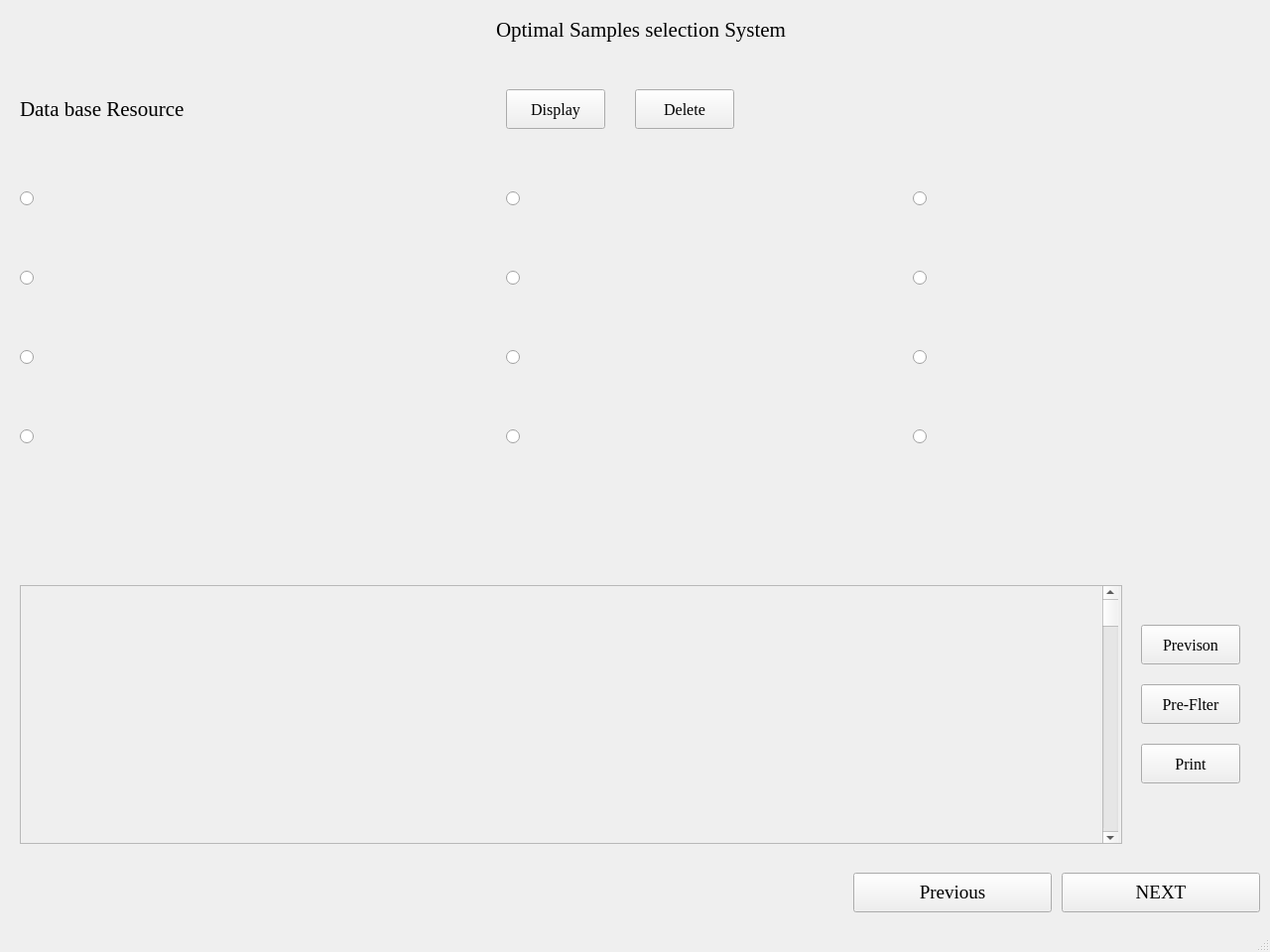
<?xml version="1.0" encoding="UTF-8"?>
<ui version="4.0">
 <class>S2</class>
 <widget class="QMainWindow" name="S2">
  <property name="geometry">
   <rect>
    <x>0</x>
    <y>0</y>
    <width>1280</width>
    <height>960</height>
   </rect>
  </property>
  <property name="minimumSize">
   <size>
    <width>1280</width>
    <height>960</height>
   </size>
  </property>
  <property name="maximumSize">
   <size>
    <width>1280</width>
    <height>960</height>
   </size>
  </property>
  <property name="windowTitle">
   <string>Optimal Samples selection System</string>
  </property>
  <widget class="QWidget" name="centralwidget">
   <widget class="QRadioButton" name="radioButton">
    <property name="geometry">
     <rect>
      <x>20</x>
      <y>180</y>
      <width>300</width>
      <height>40</height>
     </rect>
    </property>
    <property name="font">
     <font>
      <family>Times New Roman</family>
      <pointsize>10</pointsize>
     </font>
    </property>
    <property name="text">
     <string/>
    </property>
   </widget>
   <widget class="QLabel" name="label">
    <property name="geometry">
     <rect>
      <x>500</x>
      <y>10</y>
      <width>700</width>
      <height>40</height>
     </rect>
    </property>
    <property name="font">
     <font>
      <family>Times New Roman</family>
      <pointsize>16</pointsize>
     </font>
    </property>
    <property name="text">
     <string>Optimal Samples selection System</string>
    </property>
   </widget>
   <widget class="QLabel" name="label_5">
    <property name="geometry">
     <rect>
      <x>20</x>
      <y>90</y>
      <width>491</width>
      <height>40</height>
     </rect>
    </property>
    <property name="font">
     <font>
      <family>Times New Roman</family>
      <pointsize>16</pointsize>
     </font>
    </property>
    <property name="text">
     <string>Data base Resource </string>
    </property>
   </widget>
   <widget class="QPushButton" name="pushButton">
    <property name="geometry">
     <rect>
      <x>510</x>
      <y>90</y>
      <width>100</width>
      <height>40</height>
     </rect>
    </property>
    <property name="font">
     <font>
      <family>Times New Roman</family>
      <pointsize>12</pointsize>
     </font>
    </property>
    <property name="text">
     <string>Display</string>
    </property>
   </widget>
   <widget class="QPushButton" name="pushButton_2">
    <property name="geometry">
     <rect>
      <x>640</x>
      <y>90</y>
      <width>100</width>
      <height>40</height>
     </rect>
    </property>
    <property name="font">
     <font>
      <family>Times New Roman</family>
      <pointsize>12</pointsize>
     </font>
    </property>
    <property name="text">
     <string>Delete</string>
    </property>
   </widget>
   <widget class="QScrollArea" name="scrollArea">
    <property name="geometry">
     <rect>
      <x>20</x>
      <y>590</y>
      <width>1111</width>
      <height>261</height>
     </rect>
    </property>
    <property name="widgetResizable">
     <bool>true</bool>
    </property>
    <widget class="QWidget" name="scrollAreaWidgetContents">
     <property name="geometry">
      <rect>
       <x>0</x>
       <y>0</y>
       <width>1109</width>
       <height>259</height>
      </rect>
     </property>
     <widget class="QScrollBar" name="verticalScrollBar">
      <property name="geometry">
       <rect>
        <x>1090</x>
        <y>0</y>
        <width>16</width>
        <height>261</height>
       </rect>
      </property>
      <property name="orientation">
       <enum>Qt::Vertical</enum>
      </property>
     </widget>
    </widget>
   </widget>
   <widget class="QPushButton" name="pushButton_3">
    <property name="geometry">
     <rect>
      <x>1150</x>
      <y>630</y>
      <width>100</width>
      <height>40</height>
     </rect>
    </property>
    <property name="font">
     <font>
      <family>Times New Roman</family>
      <pointsize>12</pointsize>
     </font>
    </property>
    <property name="text">
     <string>Previson</string>
    </property>
   </widget>
   <widget class="QPushButton" name="pushButton_4">
    <property name="geometry">
     <rect>
      <x>1150</x>
      <y>690</y>
      <width>100</width>
      <height>40</height>
     </rect>
    </property>
    <property name="font">
     <font>
      <family>Times New Roman</family>
      <pointsize>12</pointsize>
     </font>
    </property>
    <property name="text">
     <string>Pre-Flter</string>
    </property>
   </widget>
   <widget class="QPushButton" name="pushButton_5">
    <property name="geometry">
     <rect>
      <x>1150</x>
      <y>750</y>
      <width>100</width>
      <height>40</height>
     </rect>
    </property>
    <property name="font">
     <font>
      <family>Times New Roman</family>
      <pointsize>12</pointsize>
     </font>
    </property>
    <property name="text">
     <string>Print</string>
    </property>
   </widget>
   <widget class="QPushButton" name="NEXTbutton">
    <property name="geometry">
     <rect>
      <x>1070</x>
      <y>880</y>
      <width>200</width>
      <height>40</height>
     </rect>
    </property>
    <property name="font">
     <font>
      <family>Times New Roman</family>
      <pointsize>14</pointsize>
     </font>
    </property>
    <property name="text">
     <string>NEXT</string>
    </property>
   </widget>
   <widget class="QPushButton" name="NEXTbutton_2">
    <property name="geometry">
     <rect>
      <x>860</x>
      <y>880</y>
      <width>200</width>
      <height>40</height>
     </rect>
    </property>
    <property name="font">
     <font>
      <family>Times New Roman</family>
      <pointsize>14</pointsize>
     </font>
    </property>
    <property name="text">
     <string>Previous</string>
    </property>
   </widget>
   <widget class="QRadioButton" name="radioButton_2">
    <property name="geometry">
     <rect>
      <x>20</x>
      <y>260</y>
      <width>300</width>
      <height>40</height>
     </rect>
    </property>
    <property name="font">
     <font>
      <family>Times New Roman</family>
      <pointsize>10</pointsize>
     </font>
    </property>
    <property name="text">
     <string/>
    </property>
   </widget>
   <widget class="QRadioButton" name="radioButton_3">
    <property name="geometry">
     <rect>
      <x>20</x>
      <y>340</y>
      <width>300</width>
      <height>40</height>
     </rect>
    </property>
    <property name="font">
     <font>
      <family>Times New Roman</family>
      <pointsize>10</pointsize>
     </font>
    </property>
    <property name="text">
     <string/>
    </property>
   </widget>
   <widget class="QRadioButton" name="radioButton_4">
    <property name="geometry">
     <rect>
      <x>20</x>
      <y>420</y>
      <width>300</width>
      <height>40</height>
     </rect>
    </property>
    <property name="font">
     <font>
      <family>Times New Roman</family>
      <pointsize>10</pointsize>
     </font>
    </property>
    <property name="text">
     <string/>
    </property>
   </widget>
   <widget class="QRadioButton" name="radioButton_5">
    <property name="geometry">
     <rect>
      <x>510</x>
      <y>420</y>
      <width>300</width>
      <height>40</height>
     </rect>
    </property>
    <property name="font">
     <font>
      <family>Times New Roman</family>
      <pointsize>10</pointsize>
     </font>
    </property>
    <property name="text">
     <string/>
    </property>
   </widget>
   <widget class="QRadioButton" name="radioButton_6">
    <property name="geometry">
     <rect>
      <x>510</x>
      <y>180</y>
      <width>300</width>
      <height>40</height>
     </rect>
    </property>
    <property name="font">
     <font>
      <family>Times New Roman</family>
      <pointsize>10</pointsize>
     </font>
    </property>
    <property name="text">
     <string/>
    </property>
   </widget>
   <widget class="QRadioButton" name="radioButton_7">
    <property name="geometry">
     <rect>
      <x>510</x>
      <y>340</y>
      <width>300</width>
      <height>40</height>
     </rect>
    </property>
    <property name="font">
     <font>
      <family>Times New Roman</family>
      <pointsize>10</pointsize>
     </font>
    </property>
    <property name="text">
     <string/>
    </property>
   </widget>
   <widget class="QRadioButton" name="radioButton_8">
    <property name="geometry">
     <rect>
      <x>510</x>
      <y>260</y>
      <width>300</width>
      <height>40</height>
     </rect>
    </property>
    <property name="font">
     <font>
      <family>Times New Roman</family>
      <pointsize>10</pointsize>
     </font>
    </property>
    <property name="text">
     <string/>
    </property>
   </widget>
   <widget class="QRadioButton" name="radioButton_9">
    <property name="geometry">
     <rect>
      <x>920</x>
      <y>420</y>
      <width>300</width>
      <height>40</height>
     </rect>
    </property>
    <property name="font">
     <font>
      <family>Times New Roman</family>
      <pointsize>10</pointsize>
     </font>
    </property>
    <property name="text">
     <string/>
    </property>
   </widget>
   <widget class="QRadioButton" name="radioButton_10">
    <property name="geometry">
     <rect>
      <x>920</x>
      <y>180</y>
      <width>300</width>
      <height>40</height>
     </rect>
    </property>
    <property name="font">
     <font>
      <family>Times New Roman</family>
      <pointsize>10</pointsize>
     </font>
    </property>
    <property name="text">
     <string/>
    </property>
   </widget>
   <widget class="QRadioButton" name="radioButton_11">
    <property name="geometry">
     <rect>
      <x>920</x>
      <y>340</y>
      <width>300</width>
      <height>40</height>
     </rect>
    </property>
    <property name="font">
     <font>
      <family>Times New Roman</family>
      <pointsize>10</pointsize>
     </font>
    </property>
    <property name="text">
     <string/>
    </property>
   </widget>
   <widget class="QRadioButton" name="radioButton_12">
    <property name="geometry">
     <rect>
      <x>920</x>
      <y>260</y>
      <width>300</width>
      <height>40</height>
     </rect>
    </property>
    <property name="font">
     <font>
      <family>Times New Roman</family>
      <pointsize>10</pointsize>
     </font>
    </property>
    <property name="text">
     <string/>
    </property>
   </widget>
  </widget>
  <widget class="QStatusBar" name="statusbar"/>
 </widget>
 <resources/>
 <connections/>
</ui>
